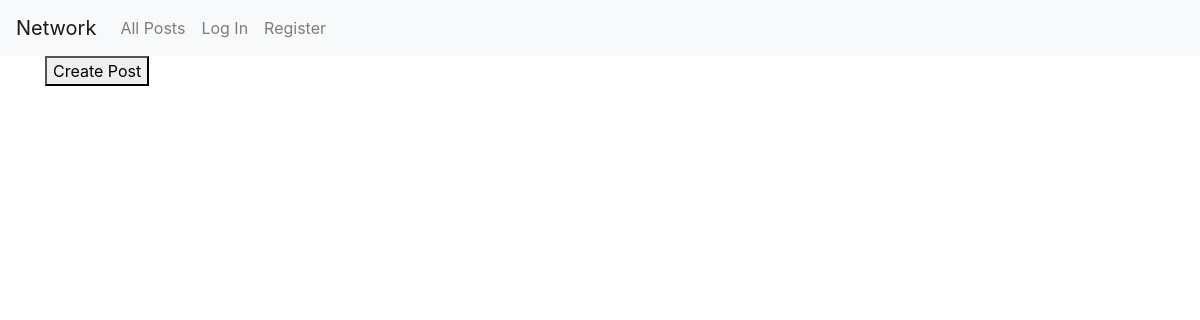
Before: / with the older database file.
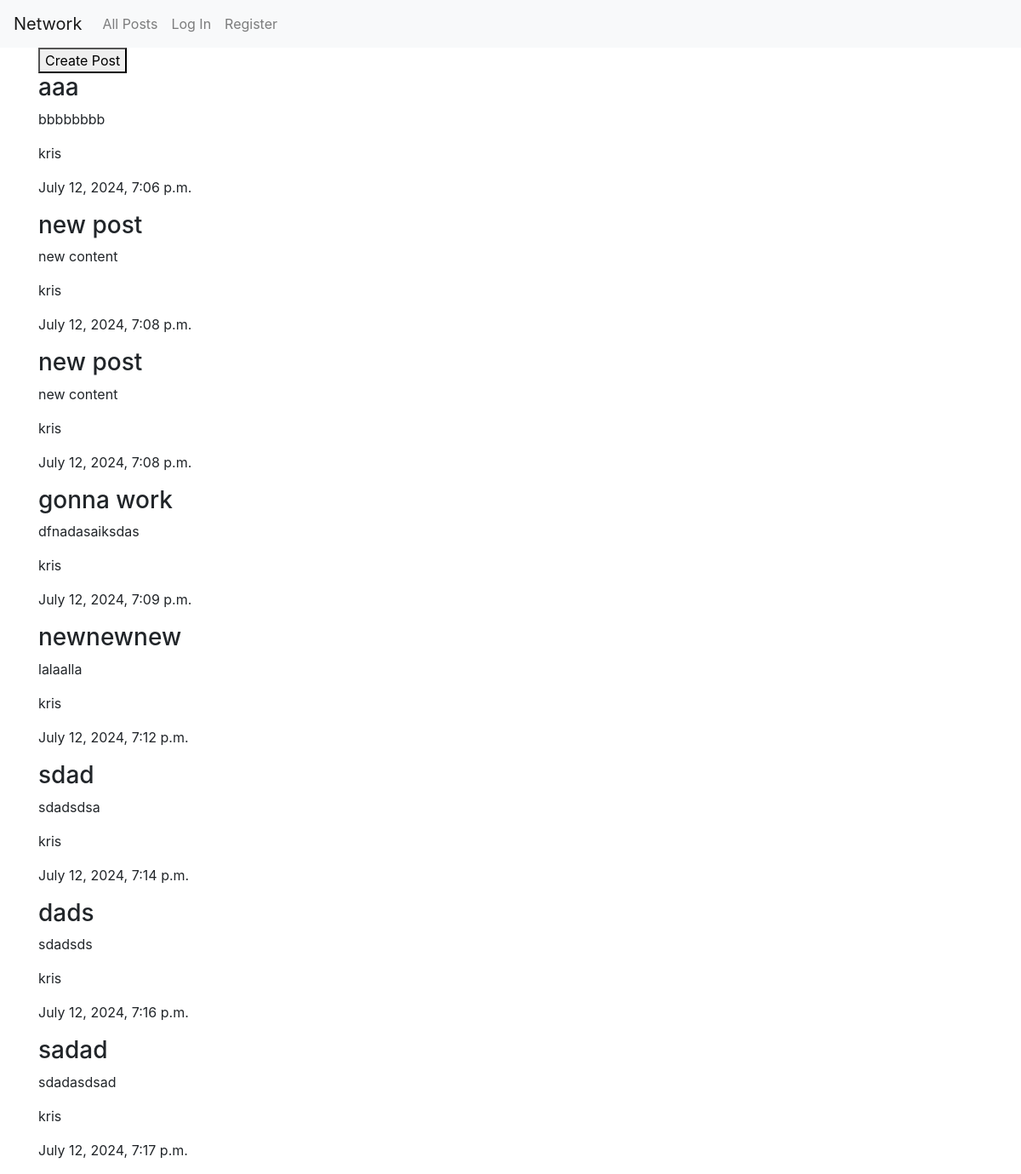
After: the same page with the newer database file.
### network/models.py (models this page shows)
class Post(models.Model):
    user = models.ForeignKey(User, on_delete=models.CASCADE, related_name="posts")
    title = models.TextField(max_length=128)
    body = models.TextField(max_length=1024)
    created_at = models.DateTimeField(auto_now_add=True)
    likes = models.IntegerField(default=0)

class User(AbstractUser):
    pass

### network/views.py (the view)
# urls.py: path("", views.index, name="index"),
def index(request):
    return render(request, "network/index.html", {
        "posts": Post.objects.all()
    })

### network/templates/network/index.html (shortened to what this page needs)
{% extends "network/layout.html" %} {% load static %} {% block body %}
<div class="container">
  <button id="open-create-form">Create Post</button>
  {% for post in posts %}
  <div class="border-secondary">
    <h3>{{ post.title }}</h3>
    <p>{{ post.body }}</p>
    <p>{{ post.user }}</p>
    <p>{{ post.created_at }}</p>
  </div>
  {% endfor %}
</div>
 {% endblock %}

### network/templates/network/layout.html (shortened to what this page needs)
{% load static %}
<!DOCTYPE html>
<html lang="en">
  <head>
    <link
      rel="stylesheet"
      href="https://stackpath.bootstrapcdn.com/bootstrap/4.4.1/css/bootstrap.min.css"
    />
    <link href="{% static 'network/styles.css' %}" rel="stylesheet" />
  </head>
  <body>
    <nav class="navbar navbar-expand-lg navbar-light bg-light">
      <a class="navbar-brand" href="#">Network</a>
      <div>
        <ul class="navbar-nav mr-auto">
          <li class="nav-item">
            <a class="nav-link" href="{% url 'index' %}">All Posts</a>
          </li>
          {% if user.is_authenticated %}
          <li class="nav-item">
            <a class="nav-link" href="#">Following</a>
          </li>
          <li class="nav-item">
            <a class="nav-link" href="{% url 'logout' %}">Log Out</a>
          </li>
          {% else %}
          <li class="nav-item">
            <a class="nav-link" href="{% url 'login' %}">Log In</a>
          </li>
          <li class="nav-item">
            <a class="nav-link" href="{% url 'register' %}">Register</a>
          </li>
          {% endif %}
        </ul>
      </div>
    </nav>
    <div class="body">{% block body %} {% endblock %}</div>
  </body>
</html>

### network/static/network/styles.css (style rules this page uses)
a { color: wheat; }

Changed rows visible on the page:
added Post: title "aaa", body "bbbbbbbb", user "kris", created_at "July 12, 2024, 7:06 p.m."
added Post: title "new post", body "new content", user "kris", created_at "July 12, 2024, 7:08 p.m."
added Post: title "new post", body "new content", user "kris", created_at "July 12, 2024, 7:08 p.m."
added Post: title "gonna work", body "dfnadasaiksdas", user "kris", created_at "July 12, 2024, 7:09 p.m."
added Post: title "newnewnew", body "lalaalla", user "kris", created_at "July 12, 2024, 7:12 p.m."
added Post: title "sdad", body "sdadsdsa", user "kris", created_at "July 12, 2024, 7:14 p.m."
added Post: title "dads", body "sdadsds", user "kris", created_at "July 12, 2024, 7:16 p.m."
added Post: title "sadad", body "sdadasdsad", user "kris", created_at "July 12, 2024, 7:17 p.m."
